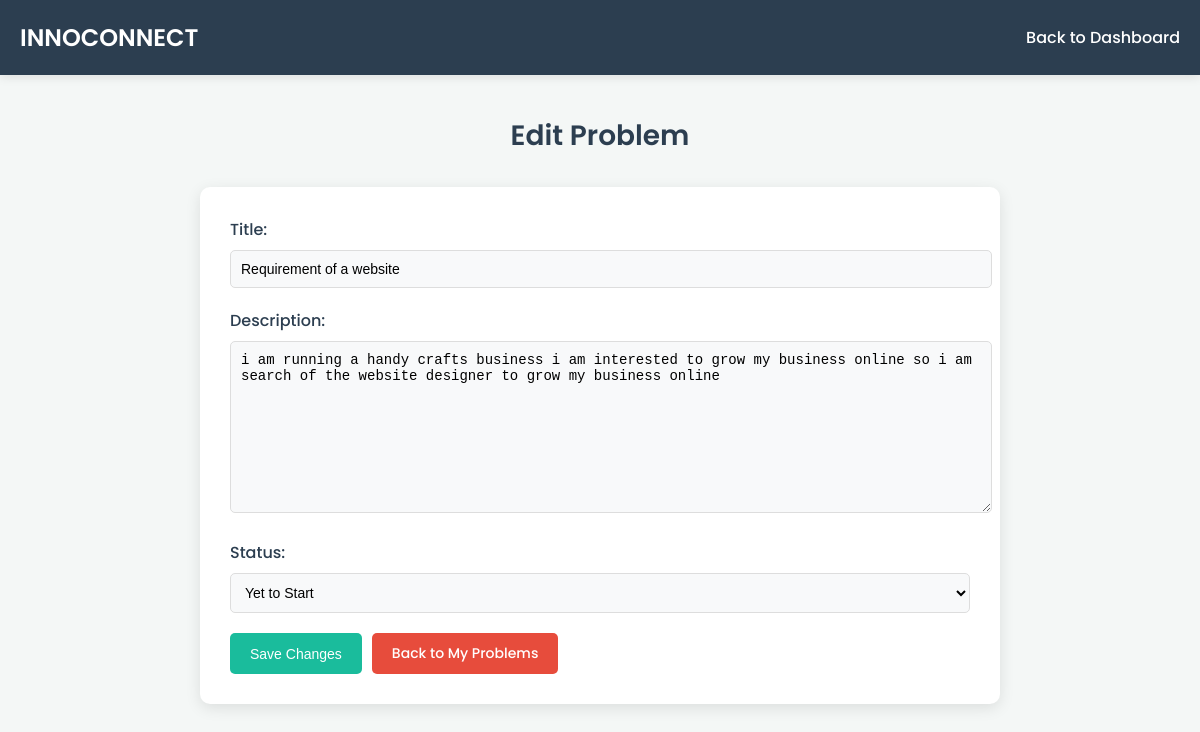
Page /edit_problem/5/ (signed in) on the committed database.
### team/models.py (models this page shows, shortened)
class Problem(models.Model):
    STATUS_CHOICES = [
        ('yet_to_start', 'Yet to Start'),
        ('ongoing', 'Ongoing'),
        ('done', 'Done'),
    ]
    problem_id = models.UUIDField(default=uuid.uuid4, editable=False, unique=True)
    user = models.ForeignKey(CustomUser, on_delete=models.CASCADE)
    title = models.CharField(max_length=255)
    description = models.TextField()
    created_at = models.DateTimeField(auto_now_add=True)
    status = models.CharField(max_length=20, choices=STATUS_CHOICES, default='yet_to_start')

### team/views.py (the view)
# urls.py: path('edit_problem/<int:problem_id>/', views.edit_problem, name='edit_problem'),
@login_required
def edit_problem(request, problem_id):
    problem = get_object_or_404(Problem, id=problem_id)
    if request.user != problem.user:
        return HttpResponse("You are not authorized to edit this problem.", status=403)
    if request.method == "POST":
        problem.title = request.POST.get("title")
        problem.description = request.POST.get("description")
        problem.status = request.POST.get("status")
        problem.save()
        return redirect("my_problems")
    return render(request, "edit_problem.html", {"problem": problem})

### team/templates/edit_problem.html (shortened to what this page needs)
{% load static %}
<!DOCTYPE html>
<html lang="en">
<head>
</head>
<body>
    <div class="header">
        <div id="website-name"><h1>INNOCONNECT</h1></div>
        <a href="{% url 'user' %}" class="dashboard-link">Back to Dashboard</a>
    </div>
    <div class="container">
        <h1 class="page-title">Edit Problem</h1>
        <form method="POST" class="edit-form">
            <div class="form-group">
                <label for="title">Title:</label>
                <input type="text" id="title" name="title" value="{{ problem.title }}" required>
            </div>
            <div class="form-group">
                <label for="description">Description:</label>
                <textarea id="description" name="description" required>{{ problem.description }}</textarea>
            </div>
            <div class="form-group">
                <label for="status">Status:</label>
                <select id="status" name="status">
                    <option value="yet_to_start" {% if problem.status == "yet_to_start" %}selected{% endif %}>Yet to Start</option>
                </select>
            </div>
            <div class="form-actions">
                <button type="submit" class="btn save-button">Save Changes</button>
                <a href="{% url 'my_problems' %}" class="btn cancel-button">Back to My Problems</a>
            </div>
        </form>
    </div>
</body>
</html>

### team/templates/edit_problem.html (style rules this page uses)
body { font-family: 'Poppins', sans-serif; background-color: #f4f7f6; margin: 0; padding: 0; color: #333; }
.header { background-color: #2c3e50; color: #fff; padding: 20px; display: flex; justify-content: space-between; align-items: center; box-shadow: 0 2px 10px rgba(0, 0, 0, 0.1); }
#website-name h1 { margin: 0; font-size: 24px; font-weight: 600; }
.dashboard-link { color: #fff; text-decoration: none; font-size: 16px; font-weight: 500; transition: color 0.3s ease; }
.container { max-width: 800px; margin: 40px auto; padding: 0 20px; }
.page-title { text-align: center; font-size: 28px; font-weight: 600; margin-bottom: 30px; color: #2c3e50; }
.edit-form { background-color: #fff; border-radius: 10px; padding: 30px; box-shadow: 0 4px 15px rgba(0, 0, 0, 0.1); }
.form-group { margin-bottom: 20px; }
.form-group label { display: block; font-size: 16px; font-weight: 500; margin-bottom: 8px; color: #2c3e50; }
.form-group input, .form-group textarea, .form-group select { width: 100%; padding: 10px; font-size: 14px; border: 1px solid #ddd; border-radius: 5px; background-color: #f8f9fa; transition: border-color 0.3s ease, box-shadow 0.3s ease; }
.form-group textarea { resize: vertical; min-height: 150px; }
.form-actions { display: flex; gap: 10px; margin-top: 20px; }
.btn { padding: 10px 20px; border-radius: 5px; font-size: 14px; font-weight: 500; text-decoration: none; transition: background-color 0.3s ease; border: none; cursor: pointer; }
.save-button { background-color: #1abc9c; color: #fff; }
.cancel-button { background-color: #e74c3c; color: #fff; }

### rows in the picture
Problem: title "Requirement of a website", description "i am running a handy crafts business i am interested to grow my business online so i am search of the website designer to grow my business online", status "Yet to Start"
